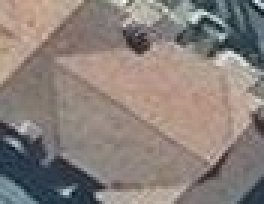
#> input picture draw_panels/15.jpg, 88 x 68 px (shown 3 times larger)
$ python roofPanels.py
#> lines starting #> are read from the running program, lines starting #| are printed output that depends on the picture; after the words box and inside, x2 and y2 are one past the last pixel; in counts of white or black regions, pixels touching at a corner belong together
from __future__ import print_function
from PIL import Image
import cv2
import numpy as np
import math
import glob
from shapely.geometry import Polygon

zoom = 20
tileSize = 256
initialResolution = 2 * math.pi * 6378137 / tileSize
originShift = 2 * math.pi * 6378137 / 2.0
earthc = 6378137 * 2 * math.pi
factor = math.pow(2, zoom)
map_width = 256 * (2 ** zoom)


def grays(im):
    return cv2.cvtColor(im, cv2.COLOR_BGR2GRAY)
def white_image(im):
    return cv2.bitwise_not(np.zeros(im.shape, np.uint8))
def pixels_per_mm(lat, length):
    return length / math.cos(lat * math.pi / 180) * earthc * 1000 / map_width
def sharp(gray):
    blur = cv2.bilateralFilter(gray, 5, sigmaColor=7, sigmaSpace=5)
    kernel_sharp = np.array((
        [-2, -2, -2],
        [-2, 17, -2],
        [-2, -2, -2]), dtype='int')
    return cv2.filter2D(blur, -1, kernel_sharp)


def contours_canny(cnts):
    cv2.drawContours(canny_contours, cnts, -1, 255, 1)

    # Removing the contours detected inside the roof
    for cnt in cnts:
        counters = 0
        cnt = np.array(cnt)
        cnt = np.reshape(cnt, (cnt.shape[0], cnt.shape[2]))
        pts = []

        if cv2.contourArea(cnt) > 10:
            for i in cnt:
                x, y = i
                if edged[y, x] == 255:
                    counters += 1
                    pts.append((x, y))

        if counters > 10:
            pts = np.array(pts)
            pts = pts.reshape(-1, 1, 2)
            cv2.polylines(canny_polygons, [pts], True, 0)


def contours_img(cnts):
    cv2.drawContours(image_contours, cnts, -1, 255, 1)

    # Removing the contours detected inside the roof
    for cnt in cnts:
        counter = 0
        cnt = np.array(cnt)
        cnt = np.reshape(cnt, (cnt.shape[0], cnt.shape[2]))
        pts = []
        if cv2.contourArea(cnt) > 5:
            for i in cnt:
                x, y = i
                if edged[y, x] == 255:
                    counter += 1
                    pts.append((x, y))
        if counter > 10:
            pts = np.array(pts)
            pts = pts.reshape(-1, 1, 2)
            cv2.polylines(image_polygons, [pts], True, 0)


def rotation(center_x, center_y, points, ang):
    angle = ang * math.pi / 180
    rotated_points = []
    for p in points:
        x, y = p
        x, y = x - center_x, y - center_y
        x, y = (x * math.cos(angle) - y * math.sin(angle), x * math.sin(angle) + y * math.cos(angle))
        x, y = x + center_x, y + center_y
        rotated_points.append((x, y))
    return rotated_points


def createLineIterator(P1, P2, img):
    imageH = img.shape[0]
    imageW = img.shape[1]
    P1X = P1[0]
    P1Y = P1[1]
    P2X = P2[0]
    P2Y = P2[1]

    # difference and absolute difference between points
    # used to calculate slope and relative location between points
    dX = P2X - P1X
    dY = P2Y - P1Y
    dXa = np.abs(dX)
    dYa = np.abs(dY)

    # predefine numpy array for output based on distance between points
    itbuffer = np.empty(shape=(np.maximum(dYa, dXa), 3), dtype=np.float32)
    itbuffer.fill(np.nan)

    # Obtain coordinates along the line using a form of Bresenham's algorithm
    negY = P1Y > P2Y
    negX = P1X > P2X
    if P1X == P2X:  # vertical line segment
        itbuffer[:, 0] = P1X
        if negY:
            itbuffer[:, 1] = np.arange(P1Y - 1, P1Y - dYa - 1, -1)
        else:
            itbuffer[:, 1] = np.arange(P1Y + 1, P1Y + dYa + 1)
    elif P1Y == P2Y:  # horizontal line segment
        itbuffer[:, 1] = P1Y
        if negX:
            itbuffer[:, 0] = np.arange(P1X - 1, P1X - dXa - 1, -1)
        else:
            itbuffer[:, 0] = np.arange(P1X + 1, P1X + dXa + 1)
    else:  # diagonal line segment
        steepSlope = dYa > dXa
        if steepSlope:
            slope = dX.astype(float) / dY.astype(float)
            if negY:
                itbuffer[:, 1] = np.arange(P1Y - 1, P1Y - dYa - 1, -1)
            else:
                itbuffer[:, 1] = np.arange(P1Y + 1, P1Y + dYa + 1)
            itbuffer[:, 0] = (slope * (itbuffer[:, 1] - P1Y)).astype(int) + P1X
        else:
            slope = dY.astype(float) / dX.astype(float)
            if negX:
                itbuffer[:, 0] = np.arange(P1X - 1, P1X - dXa - 1, -1)
            else:
                itbuffer[:, 0] = np.arange(P1X + 1, P1X + dXa + 1)
            itbuffer[:, 1] = (slope * (itbuffer[:, 0] - P1X)).astype(int) + P1Y

    # Remove points outside of image
    colX = itbuffer[:, 0]
    colY = itbuffer[:, 1]
    itbuffer = itbuffer[(colX >= 0) & (colY >= 0) & (colX < imageW) & (colY < imageH)]

    # Get intensities from img ndarray
    itbuffer[:, 2] = img[itbuffer[:, 1].astype(np.uint), itbuffer[:, 0].astype(np.uint)]

    return itbuffer


def panel_rotation(filename, panels_series, solar_roof_area):

    high_reso = cv2.pyrUp(solar_roof_area)
    rows, cols = high_reso.shape
    high_reso_new = cv2.pyrUp(new_image)

    for _ in range(panels_series - 2):
        for col in range(0, cols, l + 1):
            for row in range(0, rows, w + 1):

                # Rectangular Region of interest for solar panel area
                solar_patch = high_reso[row:row + (w + 1) * pw + 1, col:col + ((l * pl) + 3)]
                r, c = solar_patch.shape

                # Rotation of rectangular patch according to the angle provided
                patch_rotate = np.array([[col, row], [c + col, row], [c + col, r + row], [col, r + row]], np.int32)
                rotated_patch_points = rotation((col + c) / 2, row + r / 2, patch_rotate, solar_angle)
                rotated_patch_points = np.array(rotated_patch_points, np.int32)

                # Check for if rotated points go outside of the image
                if (rotated_patch_points > 0).all():
                    solar_polygon = Polygon(rotated_patch_points)
                    polygon_points = np.array(solar_polygon.exterior.coords, np.int32)

                    # Appending points of the image inside the solar area to check the intensity
                    patch_intensity_check = []

                    # Point polygon test for each rotated solar patch area
                    for j in range(rows):
                        for k in range(cols):
                            if cv2.pointPolygonTest(polygon_points, (k, j), False) == 1:
                                patch_intensity_check.append(high_reso[j, k])

                    # Check for the region available for Solar Panels
                    if np.mean(patch_intensity_check) == 255:

                        # Moving along the length of line to segment solar panels in the patch
                        solar_line_1 = createLineIterator(rotated_patch_points[0], rotated_patch_points[1], high_reso)
                        solar_line_1 = solar_line_1.astype(int)
                        solar_line_2 = createLineIterator(rotated_patch_points[3], rotated_patch_points[2], high_reso)
                        solar_line_2 = solar_line_2.astype(int)
                        line1_points = []
                        line2_points = []
                        if len(solar_line_2) > 10 and len(solar_line_1) > 10:

                            # Remove small unwanted patches
                            cv2.fillPoly(high_reso, [rotated_patch_points], 0)
                            cv2.fillPoly(high_reso_new, [rotated_patch_points], 0)
                            cv2.polylines(high_reso_orig, [rotated_patch_points], 1, 0, 2)
                            cv2.polylines(high_reso_new, [rotated_patch_points], 1, 0, 2)

                            cv2.fillPoly(high_reso_orig, [rotated_patch_points], (0, 0, 255))
                            cv2.fillPoly(high_reso_new, [rotated_patch_points], (0, 0, 255))

                            for i in range(5, len(solar_line_1), 5):
                                line1_points.append(solar_line_1[i])
                            for i in range(5, len(solar_line_2), 5):
                                line2_points.append(solar_line_2[i])

                        # Segmenting Solar Panels in the Solar Patch
                        for points1, points2 in zip(line1_points, line2_points):
                            x1, y1, _ = points1
                            x2, y2, _ = points2
                            cv2.line(high_reso_orig, (x1, y1), (x2, y2), (0, 0, 0), 1)
                            cv2.line(high_reso_new, (x1, y1), (x2, y2), (0, 0, 0), 1)

        # Number of Solar Panels in series (3/4/5)
        panels_series = panels_series - 1
    result = Image.fromarray(high_reso_orig)
    resut_2 = Image.fromarray(high_reso_new)
    result.save(filename +'output' + '.jpg')
    # resut_2.save('panels' + '.jpg')
    BLUE_MIN = np.array([0, 0, 255], np.uint8)
    BLUE_MAX = np.array([50,50,255], np.uint8)
    dst = cv2.inRange(high_reso_orig, BLUE_MIN, BLUE_MAX)
    no_blue_pixels = cv2.countNonZero(dst)
    area_of_panels = no_blue_pixels*0.075
    # [9 lines of commented-out code are left out]
    print("area of solar panel :",area_of_panels,'sqm')


if __name__ == "__main__":
    filename = '15.jpg'
    images = glob.glob(filename)
    # latitude = ??
    # pl, pw, l, w, solar_angle = solar_panel_params()
    # length, width = pixels_per_mm(latitude)

    for fname in images:
    	# pl = No of panels together as length commonside, pw = Same as for pw here w = width
    	# l = Length of panel in mm, w = Width of panel in mm
    	# solar_angle = Angle for rotation
        pl, pw, l, w, solar_angle = 4, 1, 8, 5, 30
        image = cv2.imread(fname)
#> image is the input picture: shape (68, 88, 3); mean B, G, R 122.6, 128.3, 138
        img = cv2.pyrDown(image)
        print('image shape : ',img.shape)
#| image shape :  (34, 44, 3)
        n_white_pix = np.sum(img==255)
#> n_white_pix = 0
        # Upscaling of Image
        high_reso_orig = cv2.pyrUp(image)

        # White blank image for contours of Canny Edge Image
        canny_contours = white_image(image)
#> canny_contours: shape (68, 88, 3); every value is 255
        # White blank image for contours of original image
        image_contours = white_image(image)

        # White blank images removing rooftop's obstruction
        image_polygons = grays(canny_contours)
#> in grays, `return cv2.cvtColor(im, cv2.COLOR_BGR2GRAY)`: returned value: shape (68, 88); every value is 255
        canny_polygons = grays(canny_contours)

        # Gray Image
        grayscale = grays(image)
        # plt.figure()
        # plt.title('grayscale')
        # plt.imshow(image, cmap='gray')
        # Edge Sharpened Image
        sharp_image = sharp(grayscale)
        # plt.figure()
        # plt.title('sharp_image')
        # plt.imshow(sharp_image, cmap='gray')

        # Canny Edge
        edged = cv2.Canny(sharp_image, 180, 240)
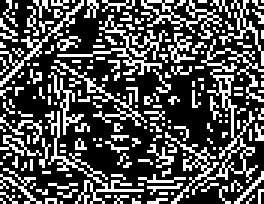
#> edged: shape (68, 88) (shown 3 times larger); 31.1% white in thin lines or dots
        # plt.figure()
        # plt.title('edge_image')
        # plt.imshow(edged, cmap='gray')
        edge_image = sharp_image
        # Otsu Threshold (Adaptive Threshold)
        # thresh = cv2.threshold(sharp_image, 0, 255, cv2.THRESH_BINARY | cv2.THRESH_OTSU)[1]
        thresh = cv2.threshold(sharp_image, 0, 255, cv2.THRESH_BINARY | cv2.THRESH_OTSU)[1]
#> thresh: shape (68, 88); 65.1% white; black in thin lines or dots

        # plt.figure()
        # plt.title('Threshold_image')
        # plt.imshow(thresh, cmap='gray')
        # Contours in Original Image
        contours_img(cv2.findContours(thresh, cv2.RETR_TREE, cv2.CHAIN_APPROX_SIMPLE)[-2])
#> in contours_img, `cv2.drawContours(image_contours, cnts, -1, 255, 1)`:
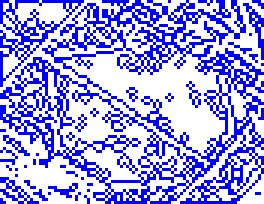
#> image_contours: shape (68, 88, 3) (shown 3 times larger); mean B, G, R 255, 161.6, 161.6
#> the loop in contours_img, `for cnt in cnts:` made 238 passes
#> cnt on passes 1 to 3: [[0, 66], [0, 67], [1, 67]], [[28, 65], [29, 66], [29, 67], [29, 66]], [[85, 64], [86, 64]]
#> after the loop in contours_img, `for cnt in cnts:`: image_polygons: shape (68, 88); 89.6% white; black in thin lines or dots
        # Contours in Canny Edge Image
        contours_canny(cv2.findContours(edged, cv2.RETR_TREE, cv2.CHAIN_APPROX_SIMPLE)[-2])
#> in contours_canny, `cv2.drawContours(canny_contours, cnts, -1, 255, 1)`:
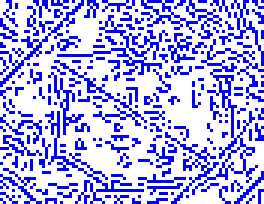
#> canny_contours: shape (68, 88, 3) (shown 3 times larger); mean B, G, R 255, 175.8, 175.8
#> the loop in contours_canny, `for cnt in cnts:` made 245 passes
#> after the loop in contours_canny, `for cnt in cnts:`: canny_polygons: shape (68, 88); 84.4% white; black in thin lines or dots

        # Optimum place for placing Solar Panels
        solar_roof = cv2.bitwise_and(image_polygons, canny_polygons)
#> solar_roof: shape (68, 88); 78.1% white; black in thin lines or dots
        #print('solar white pix : ',n_white_pix)
        print('size of solar roof : ',solar_roof.shape)
#| size of solar roof :  (68, 88)
        new_image = white_image(image)
        # plt.figure()
        # plt.title('new_image')
        # plt.imshow(new_image, cmap='gray')
        ret, thresh2 = cv2.threshold(edge_image, 198, 255, cv2.THRESH_BINARY)
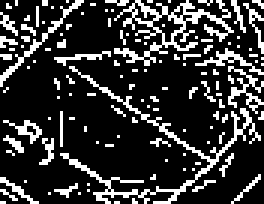
#> thresh2: shape (68, 88) (shown 3 times larger); 21% white in thin lines or dots
        # plt.imshow(thresh2, cmap='gray')
        n_white_pix = np.sum(thresh2==255)
#> n_white_pix = 1254
        area_roof = n_white_pix*0.075
#> area_roof = 94.05
        # plt.imshow(thresh2, cmap='gray')
        # plt.title("only roof area(in white) = "+str(area_roof)+'sqm')
        print('area of building roof : ',n_white_pix*0.075,'sqm')
#| area of building roof :  94.05 sqm
        print('new image shape',new_image.shape)
#| new image shape (68, 88, 3)
        # Rotation of Solar Panels
        panel_rotation(filename, pl, solar_roof)
#> in panel_rotation, `high_reso_new = cv2.pyrUp(new_image)`: high_reso_new: shape (136, 176, 3); every value is 255
#> the loop in panel_rotation, `for _ in range(panels_series - 2):` made 2 passes
#> after the loop in panel_rotation, `for _ in range(panels_series - 2):`:
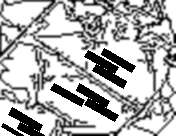
#> high_reso: shape (136, 176); min 0, max 255, mean 175.2
#> after the loop in panel_rotation, `for _ in range(panels_series - 2):`:
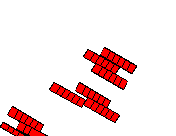
#> high_reso_new: shape (136, 176, 3); mean B, G, R 224.1, 224.1, 245.2
#> in panel_rotation, `dst = cv2.inRange(high_reso_orig, BLUE_MIN, BLUE_MAX)`:
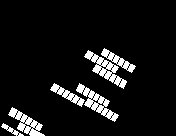
#> dst: shape (136, 176); 8.3% white; 6 white regions, box (x1, y1, x2, y2) and area: (84, 50, 127, 89) 501, (76, 83, 119, 122) 488, (8, 107, 45, 136) 409, (101, 48, 136, 73) 250, (50, 83, 85, 107) 247, (1, 123, 24, 136) 88
#| area of solar panel : 148.725 sqm
        # plt.show()

$ run again, with draw_panels/1.jpg copied over draw_panels/15.jpg
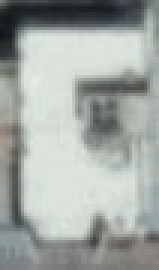
#> input picture draw_panels/1.jpg, 53 x 90 px (shown 3 times larger)
#> image is the input picture: shape (90, 53, 3); mean B, G, R 162.9, 167.4, 161.5
#| image shape :  (45, 27, 3)
#> `n_white_pix = np.sum(img==255)`: n_white_pix = 0
#> edged: shape (90, 53); 21.5% white in thin lines or dots
#> thresh: shape (90, 53); 67.4% white; 24 black regions (19 under 20 px), largest, box (x1, y1, x2, y2) and area: (0, 0, 53, 90) 1086, (25, 21, 51, 41) 167, (27, 33, 41, 50) 129, (50, 0, 53, 19) 35, (35, 44, 44, 56) 31
#> the loop in contours_img, `for cnt in cnts:` made 43 passes
#> cnt on passes 1, 2, 3, 4, 7, 8, 10, 12: [[13, 89]], [[51, 87], [52, 87]], [[5, 87], [6, 87]], [[0, 86], [1, 87], [2, 87], [1, 87]], [[12, 84], [13, 83], [14, 84], [13, 85]], [[1, 43]], [[1, 36], [2, 35], [3, 36], [2, 37]], [[46, 8]]
#> the loop in contours_canny, `for cnt in cnts:` made 63 passes
#> solar_roof: shape (90, 53); 79.5% white; black in thin lines or dots
#| size of solar roof :  (90, 53)
#> thresh2: shape (90, 53); 50.6% white; 23 black regions (22 under 20 px), largest, box (x1, y1, x2, y2) and area: (0, 0, 53, 90) 2301
#> `n_white_pix = np.sum(thresh2==255)`: n_white_pix = 2413
#> area_roof = 181
#| area of building roof :  180.975 sqm
#| new image shape (90, 53, 3)
#> the loop in panel_rotation, `for _ in range(panels_series - 2):` made 2 passes
#> after the loop in panel_rotation, `for _ in range(panels_series - 2):`:
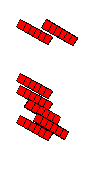
#> high_reso_new: shape (180, 106, 3); mean B, G, R 221.5, 221.5, 244.5
#> in panel_rotation, `dst = cv2.inRange(high_reso_orig, BLUE_MIN, BLUE_MAX)`:
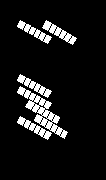
#> dst: shape (180, 106); 9% white; 5 white regions, box (x1, y1, x2, y2) and area: (17, 86, 68, 139) 716, (42, 20, 77, 45) 269, (17, 20, 52, 44) 247, (17, 74, 52, 98) 247, (17, 116, 52, 140) 247
#| area of solar panel : 129.45 sqm
